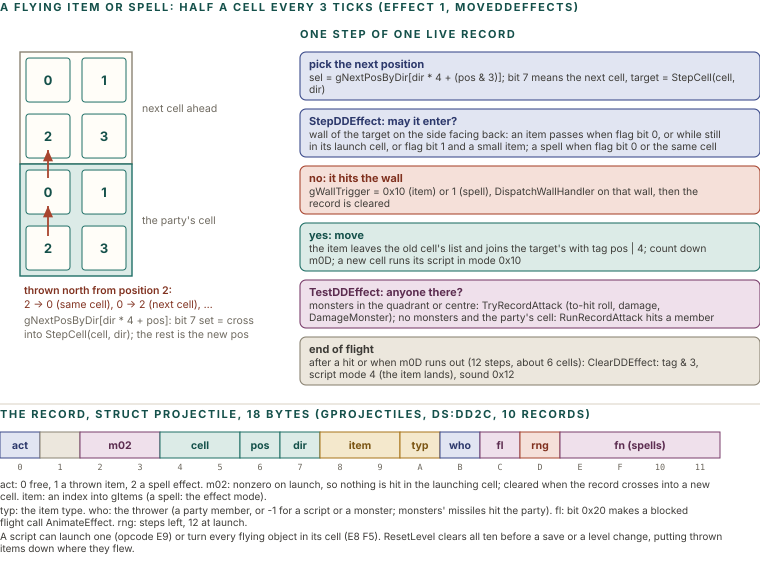

Python code for this plot:
import sys; sys.path.insert(0, '.')
from figlib import *

c = Canvas(760, 540)
c.section(0, 11, "A FLYING ITEM OR SPELL: HALF A CELL EVERY 3 TICKS (effect 1, MoveDDEffects)")

# --- left: two cells, quadrants, northbound ---
S = 112
X0, Y0 = 20, 52
TC, SC, FC = PAL["teal"]
for r, lab in enumerate(["next cell ahead", "the party's cell"]):
    y = Y0 + r * S
    c.rect(X0, y, S, S, fill=(FC if r == 1 else CARD), stroke=(SC if r == 1 else GREY), sw=1.4, rx=0)
    q = S / 2
    for i, (qx, qy) in enumerate([(0, 0), (1, 0), (0, 1), (1, 1)]):
        c.rect(X0 + qx * q + 6, y + qy * q + 6, q - 12, q - 12, fill=CARD, stroke=SOLID["teal"], sw=1, rx=3)
        c.text(X0 + qx * q + q / 2, y + qy * q + q / 2 + 5, str(i), size=13, weight=700, color=TC, anchor="middle")
    c.text(X0 + S + 10, y + S / 2 + 4, lab, size=10.5, color=MUTED)
# arrows in column 0 and column 1 flying north
q = S / 2
ax = X0 + q / 2
# from party cell pos 2 -> pos 0 (inside)
c.arrow([(ax, Y0 + S + q + q / 2 - 12), (ax, Y0 + S + q / 2 + 14)], color=SOLID["red"], sw=1.8)
# pos 0 of party cell -> pos 2 of next cell
c.arrow([(ax, Y0 + S + q / 2 - 14), (ax, Y0 + q + q / 2 + 14)], color=SOLID["red"], sw=1.8)
c.text(X0 + 4, Y0 + 2 * S + 18, "thrown north from position 2:", size=10.5, color=PAL["red"][0], weight=600)
c.text(X0 + 4, Y0 + 2 * S + 32, "2 -> 0 (same cell), 0 -> 2 (next cell), ...", size=10.5, color=PAL["red"][0])
c.text(X0 + 4, Y0 + 2 * S + 48, "gNextPosByDir[dir * 4 + pos]: bit 7 set = cross", size=10.5, color=MUTED)
c.text(X0 + 4, Y0 + 2 * S + 62, "into StepCell(cell, dir); the rest is the new pos", size=10.5, color=MUTED)

# --- right: one step ---
RX = 300
c.section(RX, 38, "ONE STEP OF ONE LIVE RECORD")
steps = [
    ("navy", "pick the next position", "sel = gNextPosByDir[dir * 4 + (pos & 3)]; bit 7 means the next cell, target = StepCell(cell, dir)"),
    ("navy", "StepDDEffect: may it enter?", "wall of the target on the side facing back: an item passes when flag bit 0, or while still in its launch cell, or flag bit 1 and a small item; a spell when flag bit 0 or the same cell"),
    ("red", "no: it hits the wall", "gWallTrigger = 0x10 (item) or 1 (spell), DispatchWallHandler on that wall, then the record is cleared"),
    ("teal", "yes: move", "the item leaves the old cell's list and joins the target's with tag pos | 4; count down m0D; a new cell runs its script in mode 0x10"),
    ("plum", "TestDDEffect: anyone there?", "monsters in the quadrant or centre: TryRecordAttack (to-hit roll, damage, DamageMonster); no monsters and the party's cell: RunRecordAttack hits a member"),
    ("grey", "end of flight", "after a hit or when m0D runs out (12 steps, about 6 cells): ClearDDEffect: tag & 3, script mode 4 (the item lands), sound 0x12"),
]
y = 52
for k, t, b in steps:
    lines = wrap(b, 420, 10.2)
    h = 24 + 12 * len(lines)
    c.rect(RX, y, 460, h, fill=PAL[k][2], stroke=PAL[k][1], sw=1.1, rx=6)
    c.text(RX + 9, y + 16, t, size=11, weight=700, color=PAL[k][0])
    yy = y + 29
    for l in lines:
        c.text(RX + 9, yy, l, size=10.2, color=INK2)
        yy += 12
    y += h + 9

# --- bottom: record ---
BY = int(y) + 24
c.line(0, BY - 14, 760, BY - 14, stroke=RULE)
c.section(0, BY, "THE RECORD, struct Projectile, 18 BYTES (gProjectiles, ds:DD2C, 10 RECORDS)")
cw = 40
fields = [(0, 1, "act", "navy"), (1, 1, "", "grey"), (2, 2, "m02", "plum"), (4, 2, "cell", "teal"), (6, 1, "pos", "teal"), (7, 1, "dir", "teal"), (8, 2, "item", "ochre"),
          (10, 1, "typ", "ochre"), (11, 1, "who", "navy"), (12, 1, "fl", "plum"), (13, 1, "rng", "red"), (14, 4, "fn (spells)", "plum")]
x0 = 0
# 18 bytes at 40 px = 720
for off, n, name, k in fields:
    x = x0 + off * cw
    c.rect(x, BY + 14, n * cw, 26, fill=PAL[k][2], stroke=PAL[k][1], sw=1, rx=0)
    c.text(x + n * cw / 2, BY + 31, name, size=10.5, weight=700, color=PAL[k][0], anchor="middle")
for i in range(18):
    c.text(i * cw + cw / 2, BY + 52, "%X" % i if i < 16 else "%X" % i, size=8.5, color=MUTED, anchor="middle", mono=True)
notes = [
    "act: 0 free, 1 a thrown item, 2 a spell effect. m02: nonzero on launch, so nothing is hit in the launching cell; cleared when the record crosses into a new cell. item: an index into gItems (a spell: the effect mode).",
    "typ: the item type. who: the thrower (a party member, or -1 for a script or a monster; monsters' missiles hit the party). fl: bit 0x20 makes a blocked flight call AnimateEffect. rng: steps left, 12 at launch.",
    "A script can launch one (opcode E9) or turn every flying object in its cell (E8 F5). ResetLevel clears all ten before a save or a level change, putting thrown items down where they flew.",
]
yy = BY + 70
for t in notes:
    for l in wrap(t, 730, 10):
        c.text(0, yy, l, size=10, color=INK2)
        yy += 12
    yy += 2
c.h = yy + 4
c.save("figs/wld_proj.svg")
